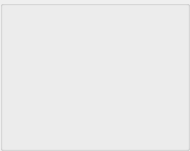
       <widget class="QGroupBox" name="groupBox8">
        <property name="minimumSize">
         <size>
          <width>190</width>
          <height>151</height>
         </size>
        </property>
        <property name="maximumSize">
         <size>
          <width>190</width>
          <height>142</height>
         </size>
        </property>
        <property name="title">
         <string/>
        </property>
        <widget class="MyAvatarLabel" name="label_Avatar8">
         <property name="geometry">
          <rect>
           <x>13</x>
           <y>79</y>
           <width>30</width>
           <height>30</height>
          </rect>
         </property>
         <property name="minimumSize">
          <size>
           <width>30</width>
           <height>30</height>
          </size>
         </property>
         <property name="maximumSize">
          <size>
           <width>30</width>
           <height>30</height>
          </size>
         </property>
         <property name="scaledContents">
          <bool>true</bool>
         </property>
        </widget>
        <widget class="MyNameLabel" name="label_PlayerName8">
         <property name="geometry">
          <rect>
           <x>70</x>
           <y>117</y>
           <width>104</width>
           <height>14</height>
          </rect>
         </property>
         <property name="minimumSize">
          <size>
           <width>0</width>
           <height>14</height>
          </size>
         </property>
         <property name="maximumSize">
          <size>
           <width>16777215</width>
           <height>14</height>
          </size>
         </property>
         <property name="alignment">
          <set>Qt::AlignLeading|Qt::AlignLeft|Qt::AlignTop</set>
         </property>
         <property name="openExternalLinks">
          <bool>true</bool>
         </property>
        </widget>
        <widget class="MySetLabel" name="textLabel_Set8">
         <property name="geometry">
          <rect>
           <x>70</x>
           <y>10</y>
           <width>104</width>
           <height>14</height>
          </rect>
         </property>
         <property name="minimumSize">
          <size>
           <width>0</width>
           <height>14</height>
          </size>
         </property>
         <property name="maximumSize">
          <size>
           <width>16777215</width>
           <height>14</height>
          </size>
         </property>
         <property name="alignment">
          <set>Qt::AlignBottom|Qt::AlignHCenter</set>
         </property>
        </widget>
        <widget class="MyCashLabel" name="textLabel_Cash8">
         <property name="geometry">
          <rect>
           <x>70</x>
           <y>104</y>
           <width>104</width>
           <height>12</height>
          </rect>
         </property>
         <property name="minimumSize">
          <size>
           <width>35</width>
           <height>12</height>
          </size>
         </property>
         <property name="maximumSize">
          <size>
           <width>16777215</width>
           <height>12</height>
          </size>
         </property>
        </widget>
        <widget class="QLabel" name="textLabel_Button8">
         <property name="geometry">
          <rect>
           <x>18</x>
           <y>16</y>
           <width>40</width>
           <height>42</height>
          </rect>
         </property>
         <property name="minimumSize">
          <size>
           <width>40</width>
           <height>42</height>
          </size>
         </property>
         <property name="maximumSize">
          <size>
           <width>40</width>
           <height>42</height>
          </size>
         </property>
         <property name="text">
          <string/>
         </property>
         <property name="scaledContents">
          <bool>true</bool>
         </property>
        </widget>
        <widget class="MyCardsPixmapLabel" name="pixmapLabel_card8a">
         <property name="geometry">
          <rect>
           <x>86</x>
           <y>26</y>
           <width>48</width>
           <height>76</height>
          </rect>
         </property>
         <property name="scaledContents">
          <bool>true</bool>
         </property>
        </widget>
        <widget class="MyCardsPixmapLabel" name="pixmapLabel_card8b">
         <property name="geometry">
          <rect>
           <x>110</x>
           <y>26</y>
           <width>48</width>
           <height>76</height>
          </rect>
         </property>
         <property name="scaledContents">
          <bool>true</bool>
         </property>
        </widget>
        <widget class="MyStatusLabel" name="textLabel_Status8">
         <property name="geometry">
          <rect>
           <x>67</x>
           <y>43</y>
           <width>111</width>
           <height>40</height>
          </rect>
         </property>
         <property name="minimumSize">
          <size>
           <width>0</width>
           <height>20</height>
          </size>
         </property>
         <property name="text">
          <string/>
         </property>
         <property name="alignment">
          <set>Qt::AlignCenter</set>
         </property>
        </widget>
        <widget class="QLabel" name="label_playerTip8">
         <property name="geometry">
          <rect>
           <x>0</x>
           <y>20</y>
           <width>121</width>
           <height>71</height>
          </rect>
         </property>
         <property name="text">
          <string notr="true"/>
         </property>
        </widget>
       </widget>
